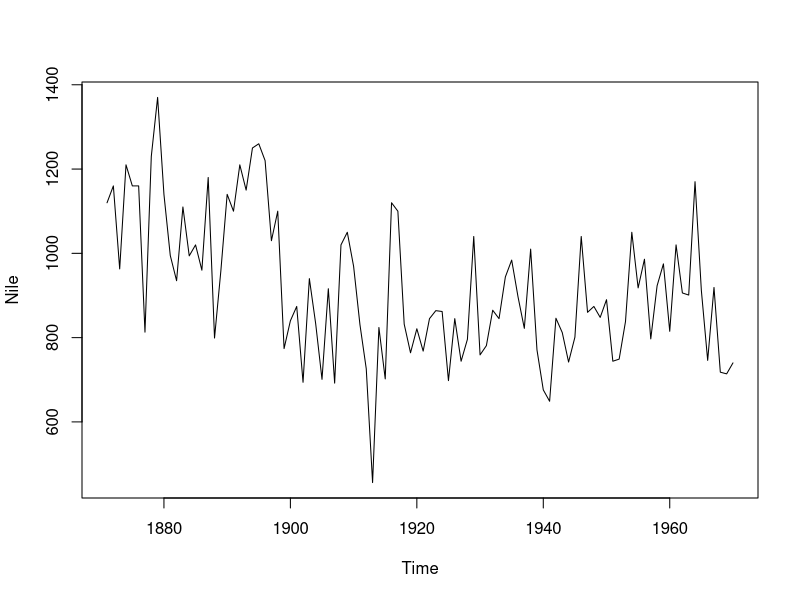
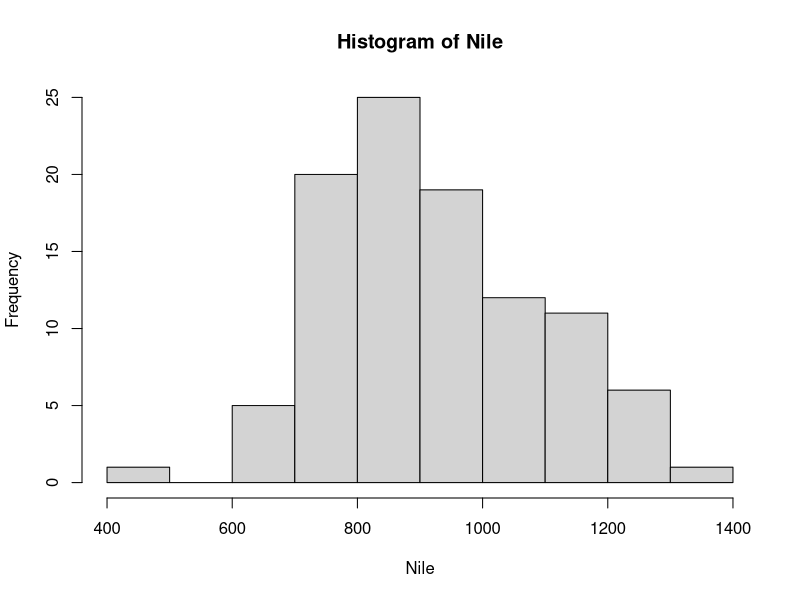
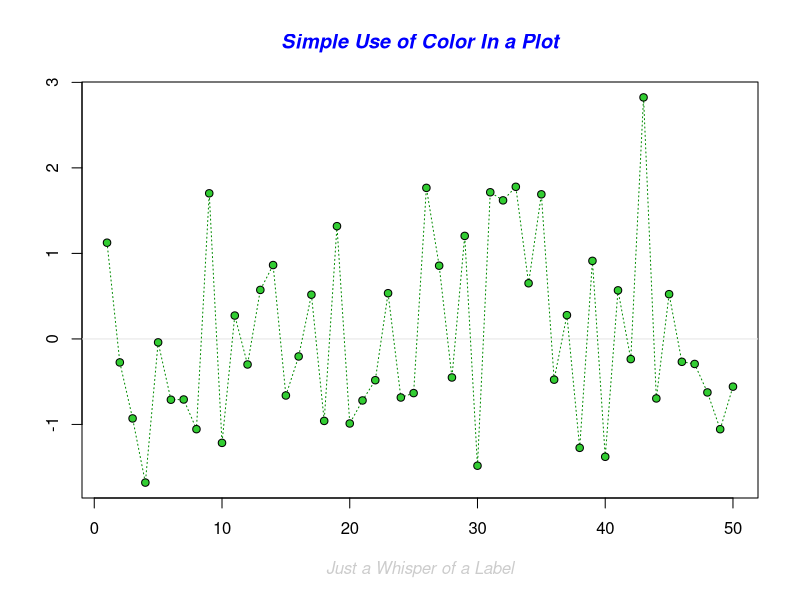
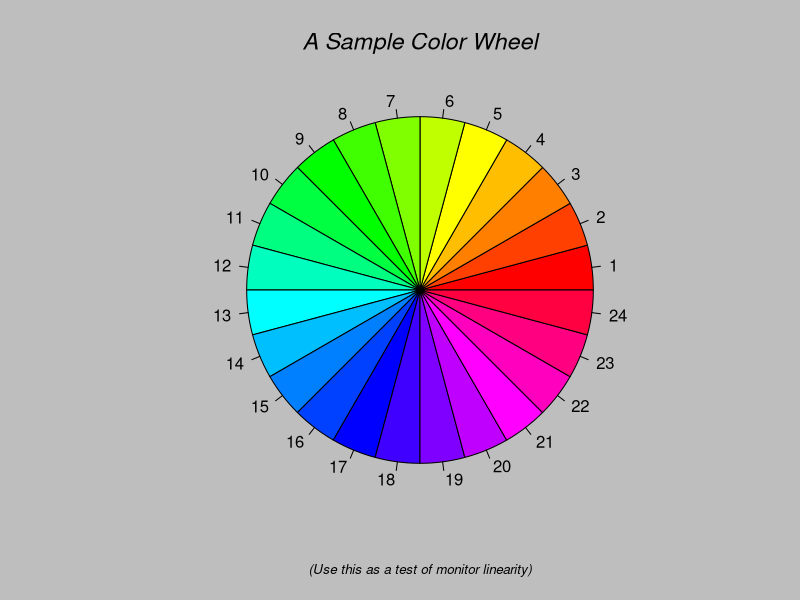
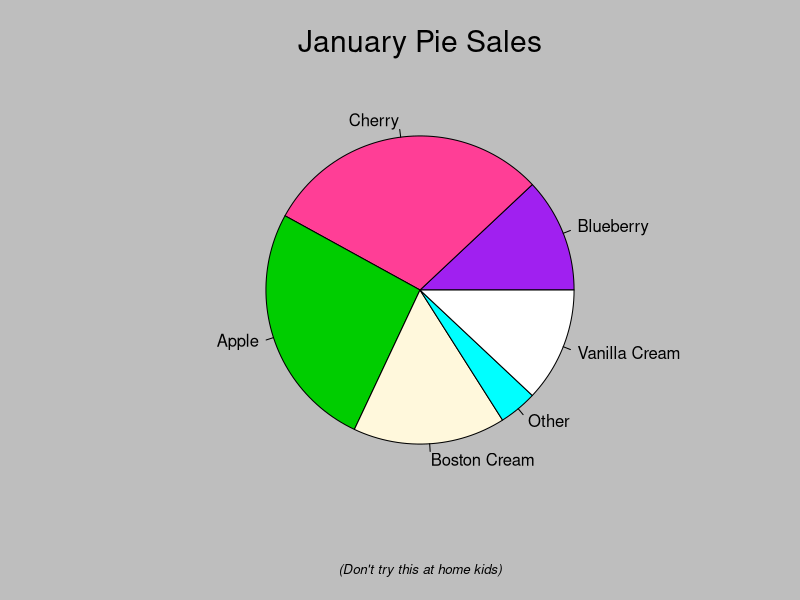
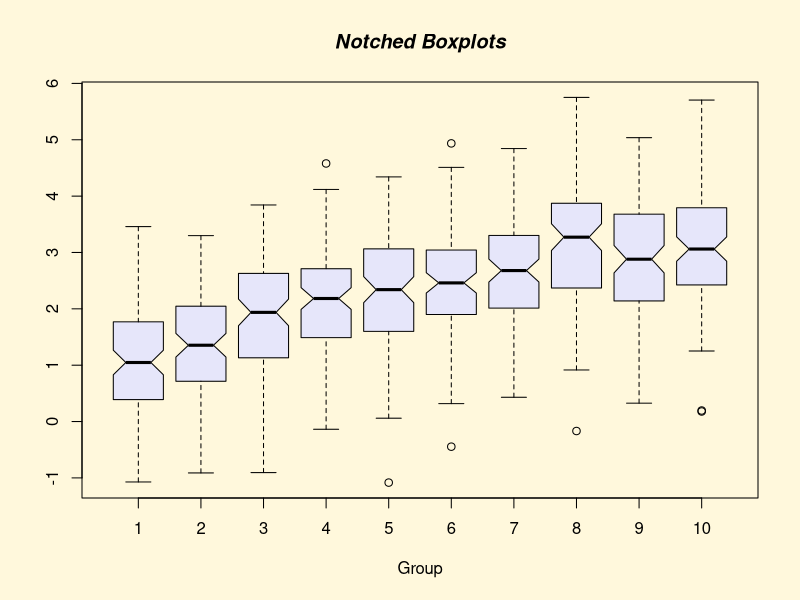
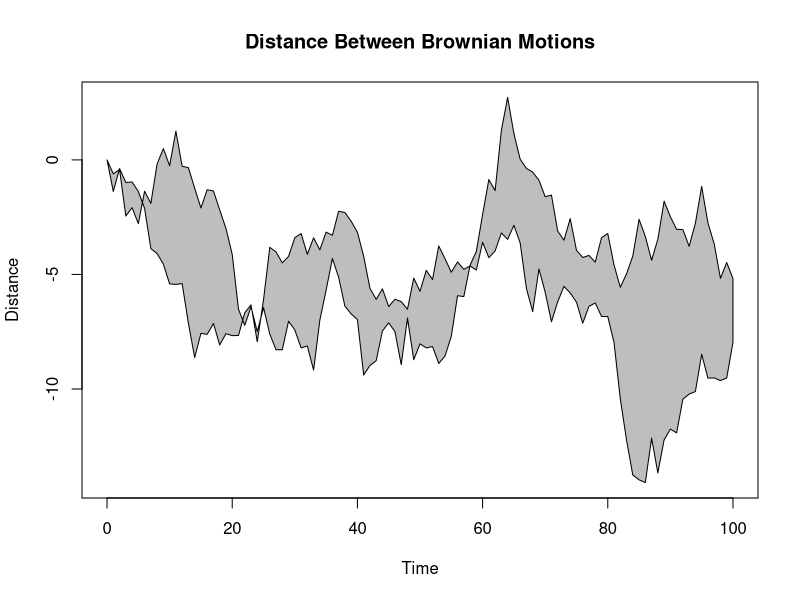
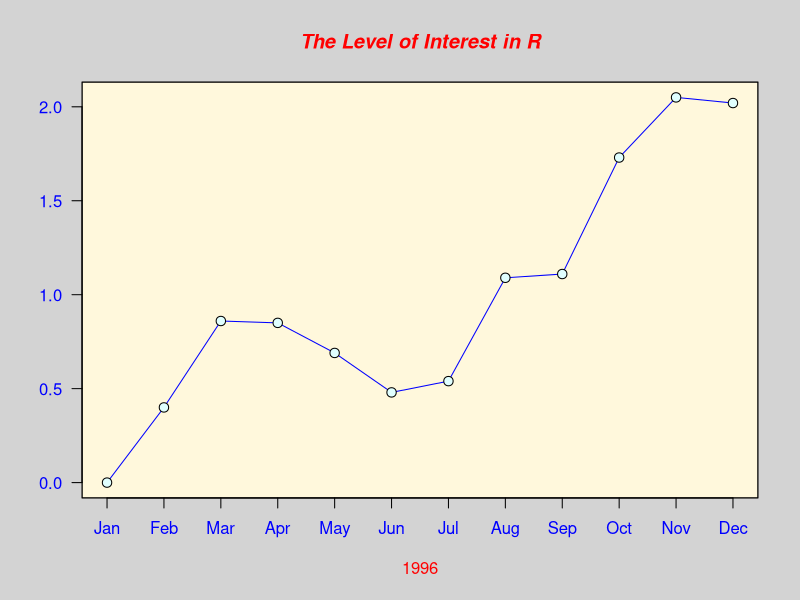

These figures' R source, in order:
2+2
2+5
5+6
sum(4:10)

#Simple sequence
x<- seq(1,7, by=2)
x

#Create 7 random numbers between 0 and 1
runif(7)

# Use of concatenate
x <- c(1,2,4)
# Display content of X
x

# Find sum of X and store it
sum(x)

y <- sum(x)

# Add multiple functions together
z <-log(sum(x))

# Look at some datasets
data()
Nile
help(Nile)
mean(Nile)
plot(Nile)
hist(Nile)
?Nile
example(mean)
demo(graphics)

# Functions in R

oddcount <- function(x){
  #set k to be zero
  k <- 0
  for (n in x){
    browser()
    # %% finds the remainder
    if(n%%2 ==1)
      k<-k+1
  }
  return(k)
}

oddcount(c(1,3,5))